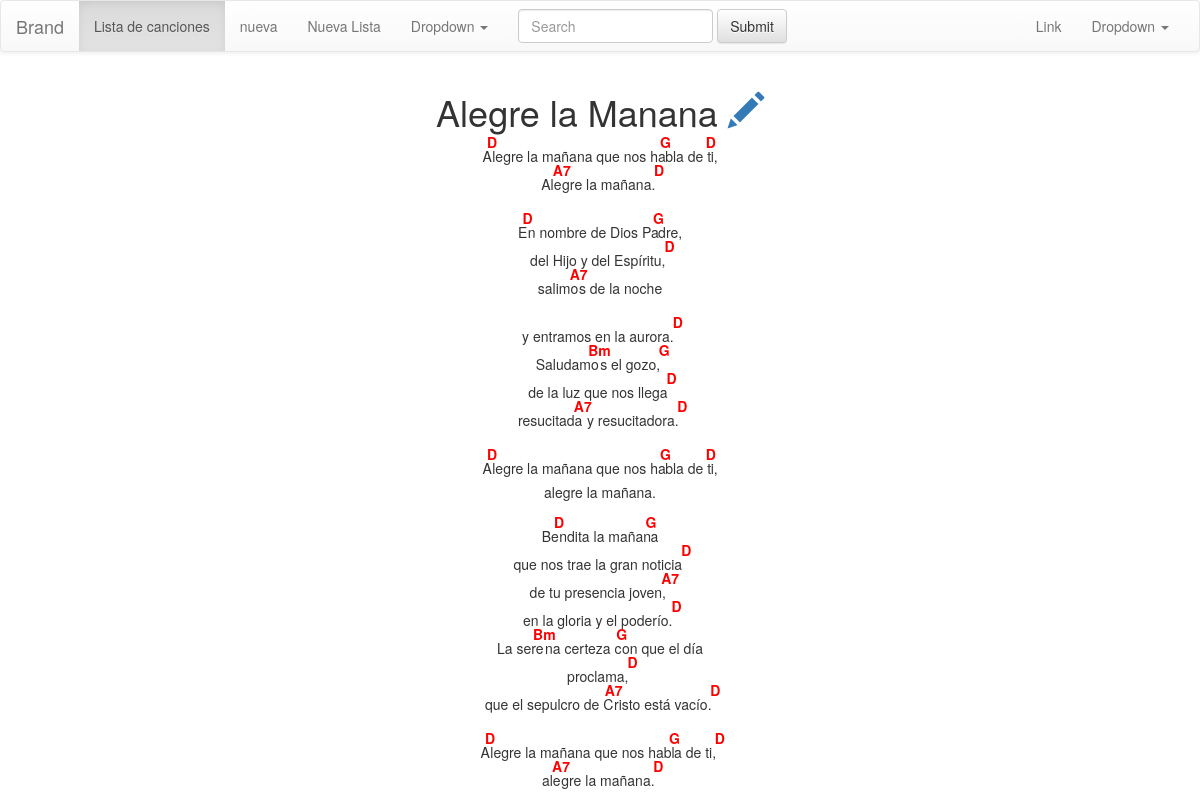
/song/4/, run on the app's committed database.
### songs/models.py (models this page shows, shortened)
class Song(models.Model):
    name = models.CharField('Nombre', max_length=200)
    lyrics = models.TextField('Contenido')
    lyrics_edit_view = models.TextField('Edicion')
    lyrics_formated = models.TextField('Contenido HTML')

### songs/views.py (the view)
# urls.py: url(r'^song/(?P<pk>[-\w]+)/$', SongDetailView.as_view(), name='song-detail'),
class SongDetailView(DetailView):
    model = Song
    template_name = 'song_detail.html'

### songs/templates/song_detail.html (shortened to what this page needs)
{% extends "base.html" %}
{% load staticfiles %}
{% block content %}
<div class="text-center">
  <h1 >
  	{{ object.name }}
  	<a href="/song/edit/{{object.id}}/" class="hidden-xs">
  		<i class="glyphicon glyphicon-pencil"></i>
  	</a>
  </h1>
  {{ object.lyrics_formated|safe }}
</div>
{% endblock %}
{% block css %}
  <link rel='stylesheet' href='{% static "main.css"%}?v=1'/>
{% endblock %}

### songs/static/main.css (style rules this page uses)
.tone { position: relative; top: -1em; margin: -attr(height); line-height: 2em; color:red; }

### data on the page
Song: name "Alegre la Manana", lyrics_formated "A D legre la mañana que nos ha G bla de t D i, Ale A7 gre la mañana. D E D n nombre de Dios Pa G dre, del Hijo y del Espíritu, D salimo A7 s de la noche y entramos en la aurora. D Saludamo Bm s el gozo, G de la luz que nos llega D resucitada A7 y resucitadora. D A D legre la mañana que nos ha G bla de t D i, alegre la mañana. Be D ndita la mañan G a que nos trae la gran noticia D de tu presencia joven, A7 en la gloria y el poderío. D La sere Bm na certeza c G on que el día proclama, D que el sepulcro de C A7 risto está vacío. D A D legre la mañana que nos habl G a de ti, D ale A7 gre la mañana. D"
